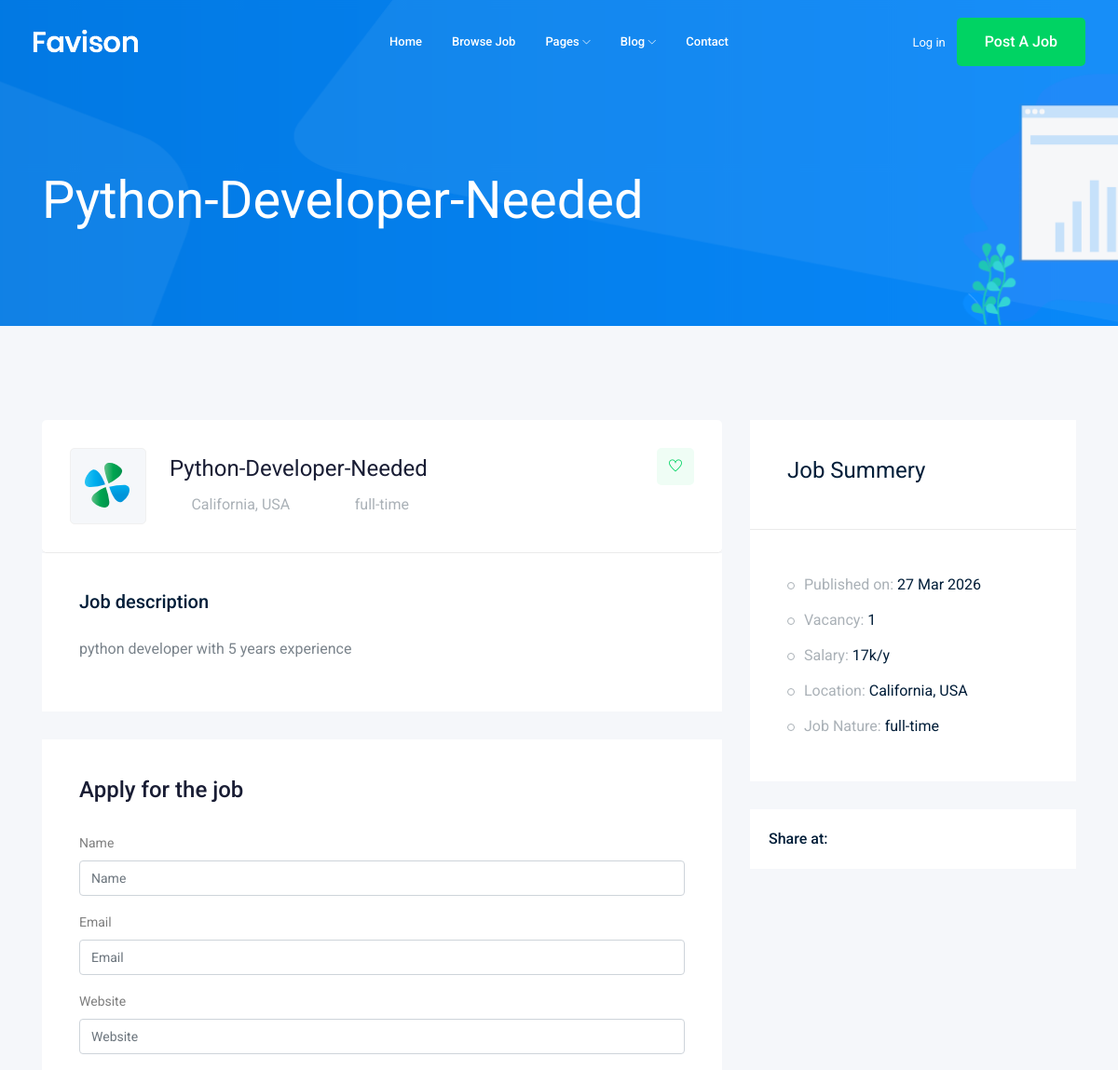
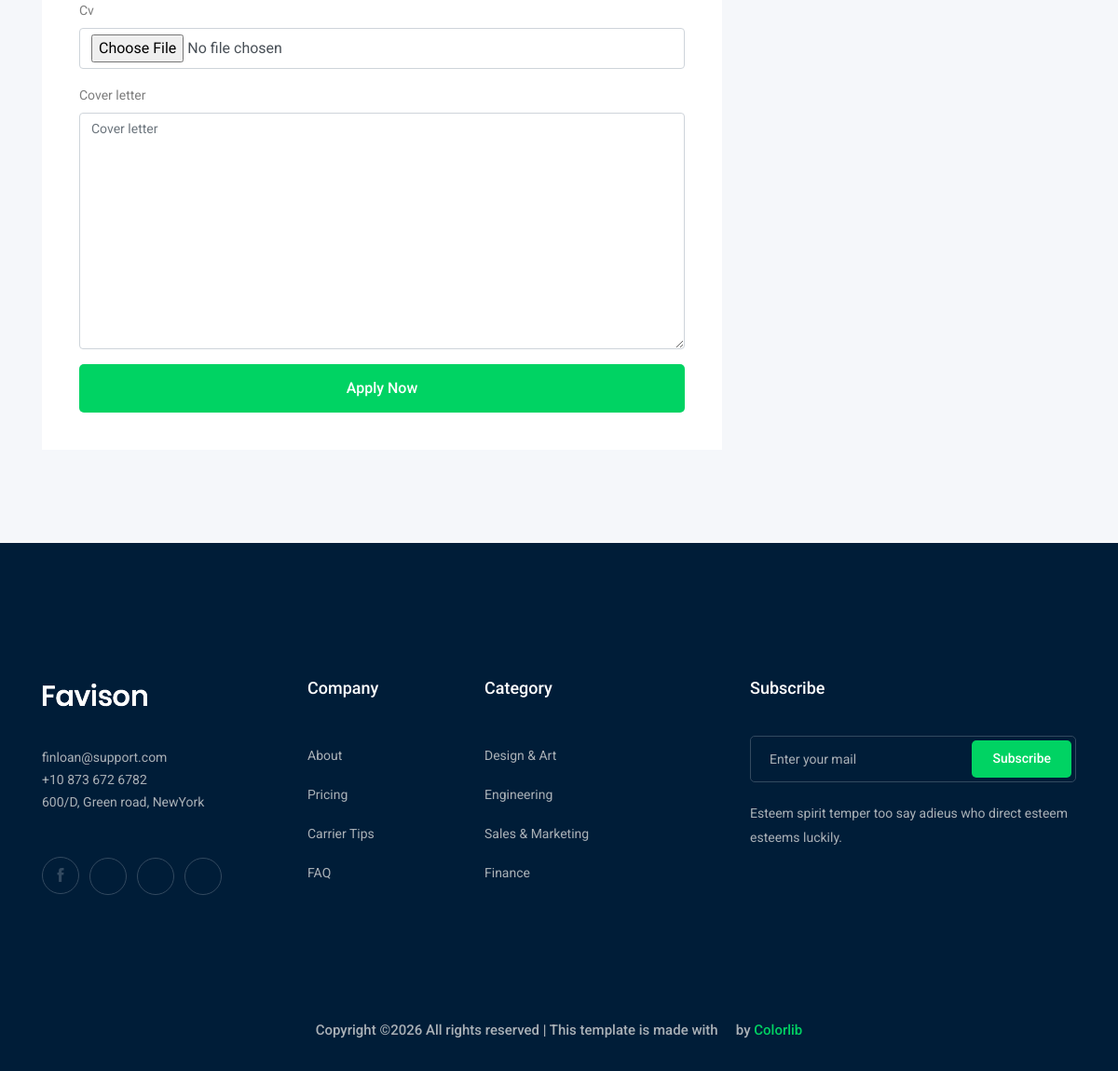
The page /job/python-developer-needed/ on the database its author committed (2 pictures, top to bottom).
### job/models.py (models this page shows, shortened)
class Job(models.Model): #table
    owner = models.ForeignKey('auth.User', related_name='job_owner', on_delete=models.CASCADE)
    title = models.CharField(max_length=100) #column
    description = models.TextField()
    job_type = models.CharField(max_length=15, choices=JOB_TYPE, default='full-time')
    salary = models.IntegerField(default=0)
    experience = models.IntegerField(default=1)
    published_at = models.DateTimeField(auto_now=True)
    vacancy = models.IntegerField(default=1)
    category = models.ForeignKey('Category', on_delete=models.CASCADE, null=True)
    image = models.ImageField(upload_to=image_upload, null=True , blank=True)
    slug = models.SlugField(null=True, blank=True)
    def __str__(self):
        return self.title

### job/views.py (the view)
# urls.py: path('<str:slug>/', views.job_detail, name='job_detail'),
def job_detail(request, slug):
    job_detail = Job.objects.get(slug=slug)
    if request.method == 'POST':
        form = ApplyForm(request.POST, request.FILES)
        if form.is_valid():
            apply = form.save(commit=False)
            apply.job = job_detail
            apply.save()
            print('Done')
    else:
        form = ApplyForm()
    context ={'job': job_detail,
            'form': form,}
    return render(request, 'job/job_detail.html', context)

### job/form.py
class ApplyForm(forms.ModelForm):
    class Meta:
        model = Apply
        fields = ['name', 'email', 'website', 'cv', 'cover_letter']
        widgets = {
            'name': forms.TextInput(attrs={'class': 'form-control'}),
            'email': forms.EmailInput(attrs={'class': 'form-control'}),
            'website': forms.URLInput(attrs={'class': 'form-control'}),
            'cv': forms.FileInput(attrs={'class': 'form-control'}),
            'cover_letter': forms.Textarea(attrs={'class': 'form-control'}),
        }

### job/templates/job/job_detail.html (shortened to what this page needs)
{% extends 'base.html' %}
{% load bootstrap4 %}
    {% block body %}
    <div class="bradcam_area bradcam_bg_1">
        <div class="container">
            <div class="row">
                <div class="col-xl-12">
                    <div class="bradcam_text">
                        <h3>{{job}}</h3>
                    </div>
                </div>
            </div>
        </div>
    </div>
    <div class="job_details_area">
        <div class="container">
            <div class="row">
                <div class="col-lg-8">
                    <div class="job_details_header">
                        <div class="single_jobs white-bg d-flex justify-content-between">
                            <div class="jobs_left d-flex align-items-center">
                                <div class="thumb">
                                    <img src="img/svg_icon/1.svg" alt="">
                                </div>
                                <div class="jobs_conetent">
                                    <a href="#"><h4>{{job}}</h4></a>
                                    <div class="links_locat d-flex align-items-center">
                                        <div class="location">
                                            <p> <i class="fa fa-map-marker"></i> California, USA</p>
                                        </div>
                                        <div class="location">
                                            <p> <i class="fa fa-clock-o"></i>{{job.job_type}}</p>
                                        </div>
                                    </div>
                                </div>
                            </div>
                            <div class="jobs_right">
                                <div class="apply_now">
                                    <a class="heart_mark" href="#"> <i class="ti-heart"></i> </a>
                                </div>
                            </div>
                        </div>
                    </div>
                    <div class="descript_wrap white-bg">
                        <div class="single_wrap">
                            <h4>Job description</h4>
                            <p>{{job.description}}</p>
                        </div>
                    </div>
                    <div class="apply_job_form white-bg">
                        <h4>Apply for the job</h4>
                        <form method="post" enctype="multipart/form-data">
                            {% bootstrap_form form %}
                            {% buttons %}
                            <button class="boxed-btn3 w-100" type="submit">Apply Now</button>
                            {% endbuttons %}
                        </form>
                    </div>
                </div>
                <div class="col-lg-4">
                    <div class="job_sumary">
                        <div class="summery_header">
                            <h3>Job Summery</h3>
                        </div>
                        <div class="job_content">
                            <ul>
                                <li>Published on: <span>{{job.published_at|date:'d M o'}}</span></li>
                                <li>Vacancy: <span>{{job.vacancy}}</span></li>
                                <li>Salary: <span>{{job.salary}}k/y</span></li>
                                <li>Location: <span>California, USA</span></li>
                                <li>Job Nature: <span> {{job.job_type}}</span></li>
                            </ul>
                        </div>
                    </div>
                    <div class="share_wrap d-flex">
                        <span>Share at:</span>
                        <ul>
                            <li><a href="#"> <i class="fa fa-facebook"></i></a> </li>
                            <li><a href="#"> <i class="fa fa-google-plus"></i></a> </li>
                            <li><a href="#"> <i class="fa fa-twitter"></i></a> </li>
                            <li><a href="#"> <i class="fa fa-envelope"></i></a> </li>
                        </ul>
                    </div>
                    <div class="job_location_wrap">
                        <div class="job_lok_inner">
                            <div id="map" style="height: 200px;"></div>
                          </div>
                    </div>
                </div>
            </div>
        </div>
    </div>
    {% endblock body %}

### rows shown on the page
Job: title "Python-Developer-Needed", job_type "full-time", description "python developer with 5 years experience", published_at "27 Mar 2026", vacancy "1", salary "17"
